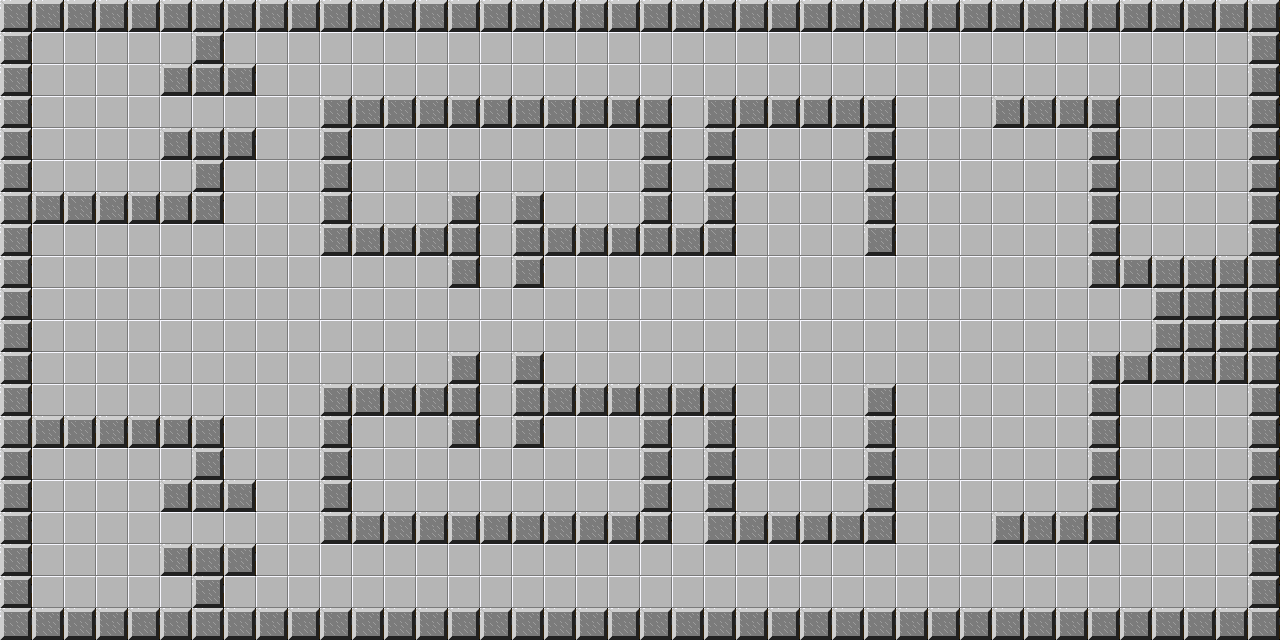

A 2D game scene composited from a Tiled map and its tileset images. What follows is a short description and the map's XML, with each tile layer's data collapsed to a summary:
An orthogonal 40x20 tile map with 32x32 px tiles, 2 tile layers (Background, walls) and 114 objects (44x wall, 24x water, 16x fire, 16x chip, 2x gate_red, ...).

<map version="1.5" tiledversion="1.7.2" orientation="orthogonal" renderorder="right-down" width="40" height="20" tilewidth="32" tileheight="32" infinite="0" nextlayerid="8" nextobjectid="214">
 <tileset firstgid="1" source="../img/spritesheet_tiles.tsx" />
 <layer id="1" name="Background" width="40" height="20">
  <data>[800 cells, 800 non-empty, 1 distinct tile ids]</data>
 </layer>
 <layer id="2" name="walls" width="40" height="20">
  <data>[800 cells, 268 non-empty, 1 distinct tile ids]</data>
 </layer>
 <objectgroup id="4" name="wall">
  <object id="19" name="wall" x="0" y="0" width="1280" height="32" />
  <object id="20" name="wall" x="0" y="608" width="1280" height="32" />
  <object id="21" name="wall" x="1248" y="32" width="32" height="576" />
  <object id="22" name="wall" x="0" y="32" width="32" height="576" />
  <object id="95" name="wall" x="160" y="64" width="96" height="24" />
  <object id="96" name="wall" x="160" y="136" width="96" height="24" />
  <object id="97" name="wall" x="32" y="192" width="192" height="32" />
  <object id="98" name="wall" x="32" y="416" width="192" height="32" />
  <object id="99" name="wall" x="192" y="32" width="32" height="32" />
  <object id="100" name="wall" x="192" y="448" width="32" height="32" />
  <object id="101" name="wall" x="192" y="160" width="32" height="32" />
  <object id="102" name="wall" x="192" y="576" width="32" height="32" />
  <object id="103" name="wall" x="160" y="552" width="96" height="24" />
  <object id="104" name="wall" x="160" y="480" width="96" height="24" />
  <object id="106" name="wall" x="320" y="96" width="352" height="32" />
  <object id="107" name="wall" x="320" y="512" width="352" height="32" />
  <object id="108" name="wall" x="320" y="128" width="32" height="128" />
  <object id="109" name="wall" x="640" y="128" width="32" height="128" />
  <object id="110" name="wall" x="704" y="128" width="32" height="128" />
  <object id="111" name="wall" x="864" y="128" width="32" height="128" />
  <object id="112" name="wall" x="864" y="384" width="32" height="128" />
  <object id="113" name="wall" x="640" y="384" width="32" height="128" />
  <object id="114" name="wall" x="704" y="384" width="32" height="128" />
  <object id="115" name="wall" x="320" y="384" width="32" height="128" />
  <object id="116" name="wall" x="352" y="224" width="96" height="32" />
  <object id="118" name="wall" x="544" y="224" width="96" height="32" />
  <object id="119" name="wall" x="352" y="384" width="96" height="32" />
  <object id="120" name="wall" x="544" y="384" width="96" height="32" />
  <object id="122" name="wall" x="520" y="192" width="24" height="96" />
  <object id="125" name="wall" x="704" y="96" width="192" height="32" />
  <object id="126" name="wall" x="704" y="512" width="192" height="32" />
  <object id="127" name="wall" x="672" y="384" width="32" height="32" />
  <object id="128" name="wall" x="672" y="224" width="32" height="32" />
  <object id="129" name="wall" x="992" y="96" width="128" height="32" />
  <object id="130" name="wall" x="1088" y="256" width="160" height="32" />
  <object id="131" name="wall" x="1088" y="352" width="160" height="32" />
  <object id="132" name="wall" x="992" y="512" width="128" height="32" />
  <object id="133" name="wall" x="1152" y="288" width="96" height="32" />
  <object id="134" name="wall" x="1152" y="320" width="96" height="32" />
  <object id="135" name="wall" x="1088" y="128" width="32" height="128" />
  <object id="136" name="wall" x="1088" y="384" width="32" height="128" />
  <object id="138" name="player" x="112" y="304" width="32" height="32" />
  <object id="139" name="gate_red" x="192" y="96" width="32" height="32" />
  <object id="140" name="gate_red" x="480" y="224" width="32" height="32" />
  <object id="141" name="gate_blue" x="192" y="512" width="32" height="32" />
  <object id="142" name="gate_blue" x="480" y="384" width="32" height="32" />
  <object id="143" name="wall" x="448" y="192" width="24" height="96" />
  <object id="144" name="wall" x="448" y="352" width="24" height="96" />
  <object id="145" name="wall" x="520" y="352" width="24" height="96" />
  <object id="146" name="key_red" x="64" y="256" width="32" height="32" />
  <object id="147" name="key_red" x="64" y="544" width="32" height="32" />
  <object id="148" name="key_blue" x="64" y="352" width="32" height="32" />
  <object id="149" name="key_blue" x="64" y="128" width="32" height="32" />
  <object id="150" name="fire" x="992" y="32" width="32" height="32" />
  <object id="151" name="fire" x="992" y="544" width="32" height="32" />
  <object id="153" name="water" x="672" y="192" width="32" height="32" />
  <object id="155" name="fire" x="1024" y="32" width="32" height="32" />
  <object id="156" name="fire" x="1056" y="32" width="32" height="32" />
  <object id="157" name="fire" x="1056" y="64" width="32" height="32" />
  <object id="158" name="fire" x="1024" y="64" width="32" height="32" />
  <object id="159" name="fire" x="992" y="64" width="32" height="32" />
  <object id="160" name="fire" x="1056" y="576" width="32" height="32" />
  <object id="161" name="fire" x="1056" y="544" width="32" height="32" />
  <object id="162" name="fire" x="1024" y="576" width="32" height="32" />
  <object id="163" name="fire" x="992" y="576" width="32" height="32" />
  <object id="164" name="fire" x="1024" y="544" width="32" height="32" />
  <object id="165" name="fire" x="1088" y="576" width="32" height="32" />
  <object id="166" name="fire" x="1088" y="544" width="32" height="32" />
  <object id="167" name="fire" x="1088" y="64" width="32" height="32" />
  <object id="168" name="fire" x="1088" y="32" width="32" height="32" />
  <object id="169" name="water" x="672" y="160" width="32" height="32" />
  <object id="170" name="water" x="672" y="128" width="32" height="32" />
  <object id="171" name="water" x="672" y="96" width="32" height="32" />
  <object id="172" name="water" x="672" y="64" width="32" height="32" />
  <object id="173" name="water" x="672" y="32" width="32" height="32" />
  <object id="174" name="water" x="640" y="256" width="32" height="32" />
  <object id="175" name="water" x="672" y="256" width="32" height="32" />
  <object id="176" name="water" x="704" y="256" width="32" height="32" />
  <object id="177" name="water" x="704" y="288" width="32" height="32" />
  <object id="178" name="water" x="672" y="288" width="32" height="32" />
  <object id="179" name="water" x="640" y="288" width="32" height="32" />
  <object id="180" name="water" x="640" y="320" width="32" height="32" />
  <object id="181" name="water" x="672" y="320" width="32" height="32" />
  <object id="182" name="water" x="704" y="320" width="32" height="32" />
  <object id="183" name="water" x="640" y="352" width="32" height="32" />
  <object id="184" name="water" x="672" y="352" width="32" height="32" />
  <object id="185" name="water" x="704" y="352" width="32" height="32" />
  <object id="186" name="water" x="672" y="416" width="32" height="32" />
  <object id="187" name="water" x="672" y="448" width="32" height="32" />
  <object id="188" name="water" x="672" y="480" width="32" height="32" />
  <object id="189" name="water" x="672" y="512" width="32" height="32" />
  <object id="190" name="water" x="672" y="544" width="32" height="32" />
  <object id="191" name="water" x="672" y="576" width="32" height="32" />
  <object id="192" name="fire_im" x="800" y="160" width="32" height="32" />
  <object id="193" name="water_im" x="384" y="448" width="32" height="32" />
  <object id="195" name="exit" x="1120" y="320" width="32" height="32" />
  <object id="196" name="exit_check" x="1088" y="288" width="32" height="32" />
  <object id="197" name="exit_check" x="1088" y="320" width="32" height="32" />
  <object id="198" name="chip" x="64" y="64" width="32" height="32" />
  </objectgroup>
</map>
<!-- 15 of 114 objects omitted -->